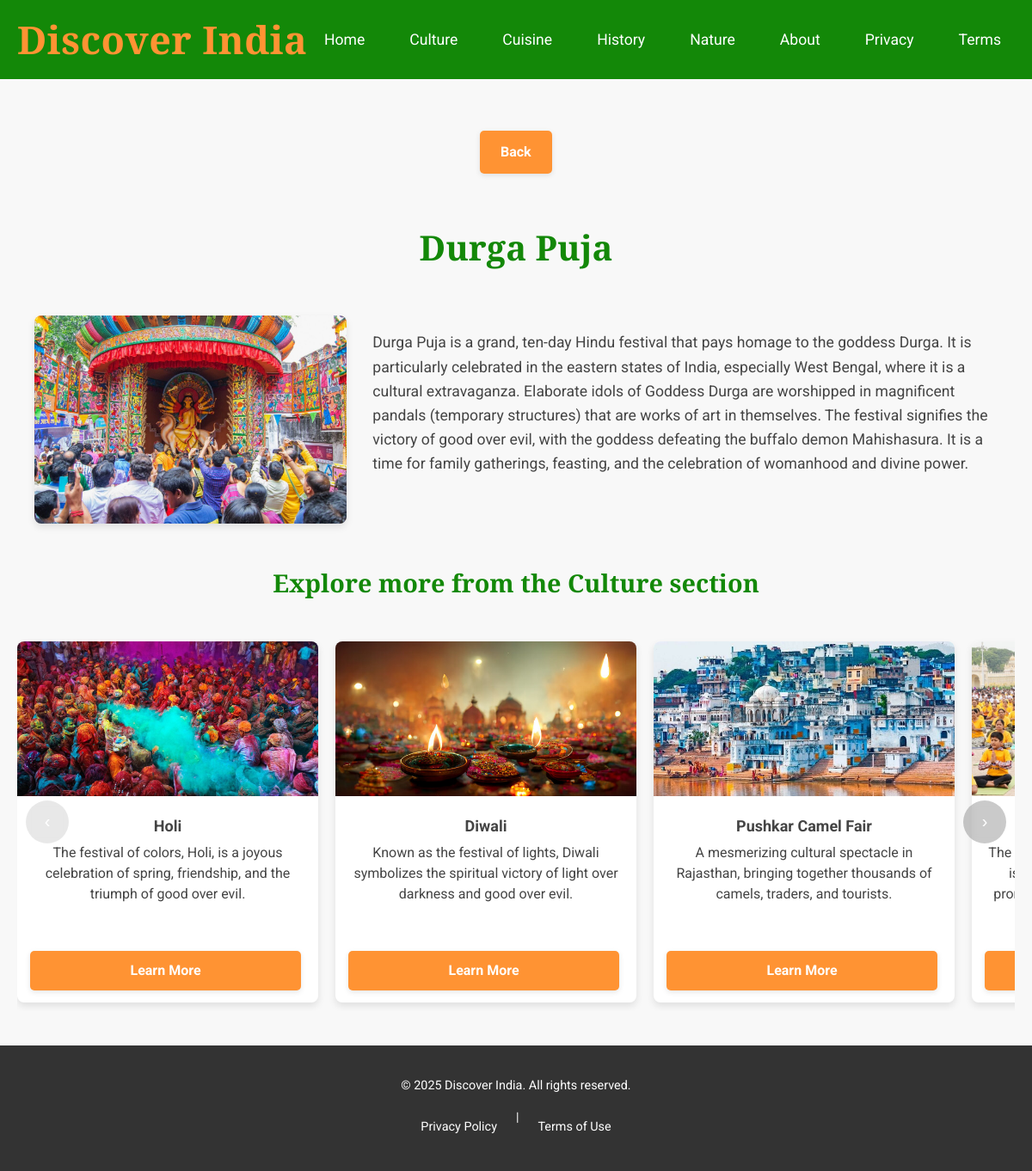
Page /details/Durga Puja on the committed database.
### app.py (models this page shows, shortened)
class Destination(db.Model):
    id = db.Column(db.Integer, primary_key=True)
    title = db.Column(db.String(100), nullable=False)
    description = db.Column(db.Text, nullable=False)
    image_url = db.Column(db.String(200), nullable=True)
    category = db.Column(db.String(50), nullable=True)
    sub_category = db.Column(db.String(50), nullable=True)
    long_description = db.Column(db.Text, nullable=True)

### app.py (the view)
@app.route('/details/<string:title>')
def details(title):
    item = Destination.query.filter_by(title=title).first_or_404()
    all_related_items = Destination.query.filter_by(category=item.category).all()
    return render_template('details.html', item=item, all_related_items=all_related_items)

### app.py (called while the page is built)
@app.before_request
def get_categories():
    categories_data = Destination.query.with_entities(Destination.category).filter(Destination.category.in_(['Culture', 'Cuisine', 'History', 'Nature'])).distinct().all()
    g.categories = [c[0] for c in categories_data]

### templates/details.html (shortened to what this page needs)
{% extends 'base.html' %}
{% block content %}
<section class="details-page">
    <div class="container">
        <a href="javascript:history.back()" class="back-link cta-button">Back</a>
        <h1 class="details-title">{{ item.title }}</h1>
        <div class="details-content-grid">
            <div class="main-image">
                <img src="{{ item.image_url }}" alt="{{ item.title }}" class="details-main-img">
            </div>
            <div class="details-text">
                <p>{{ item.long_description }}</p>
            </div>
        </div>
        <h2 class="details-sub-heading">
            Explore more from the {{ item.category }} section
        </h2>
        <div class="card-slider" data-slider>
            <button class="slider-nav prev" data-prev aria-label="Previous">‹</button>
            <div class="slider-track" data-wrapper>
                {% for related in all_related_items if related.title != item.title %}
                <a href="{{ url_for('details', title=related.title) }}" class="card-item">
                    <img src="{{ related.image_url }}" alt="{{ related.title }}">
                    <div class="card-content">
                        <h3>{{ related.title }}</h3>
                        <p>{{ related.description }}</p>
                    </div>
                    <span class="read-more cta-button">Learn More</span>
                </a>
                {% endfor %}
            </div>
            <button class="slider-nav next" data-next aria-label="Next">›</button>
        </div>
    </div>
</section>
{% endblock %}

### rows in the picture
Destination: title "Durga Puja", image_url (picture), long_description "Durga Puja is a grand, ten-day Hindu festival that pays homage to the goddess Durga. It is particularly celebrated in the eastern states of India, especially West Bengal, where it is a cultural extravaganza. Elaborate idols of Goddess Durga are worshipped in magnificent pandals (temporary structures) that are works of art in themselves. The festival signifies the victory of good over evil, with the goddess defeating the buffalo demon Mahishasura. It is a time for family gatherings, feasting, and the celebration of womanhood and divine power.", category "Culture"
Destination: image_url (picture), title "Holi", description "The festival of colors, Holi, is a joyous celebration of spring, friendship, and the triumph of good over evil."
Destination: image_url (picture), title "Diwali", description "Known as the festival of lights, Diwali symbolizes the spiritual victory of light over darkness and good over evil."
Destination: image_url (picture), title "Pushkar Camel Fair", description "A mesmerizing cultural spectacle in Rajasthan, bringing together thousands of camels, traders, and tourists."
Destination: image_url (picture), description "The…"
